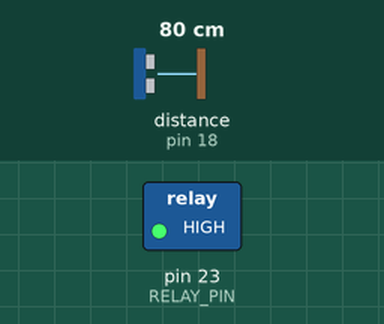
Simulated run of this sketch. Board: Arduino Mega 2560, built with avr-gcc and run on an emulated ATmega2560. Parts: switched loads named in the sketch (green lamp = pin HIGH). Wiring (inferred from the names in the program): ultrasonic range finder: trigger pin 5; echo pin 18. Inputs (shaded band) come from the test bench; at power-on: distance to the obstacle (sensor on pin 18) 80 cm. The echo pulse lasts 58.3 µs per cm; pins used as bus, display or sensor lines are not drawn; what the sketch prints to the serial monitor is not drawn.

Above: at 1.2 s.
1.3 s: distance to the obstacle (sensor on pin 18) set to 12 cm
2.8 s: distance to the obstacle (sensor on pin 18) set to 9 cm
At 3.3 s:
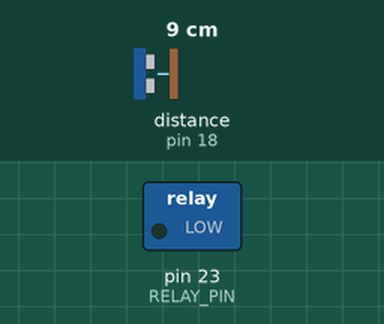
5.3 s: distance to the obstacle (sensor on pin 18) set to 18 cm
At 6.1 s:
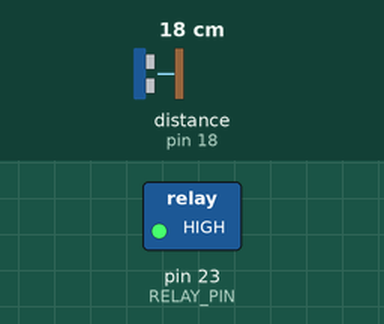
Timing chart, 0 to 8.3 s (numbered marks = the images above; inputs shaded):
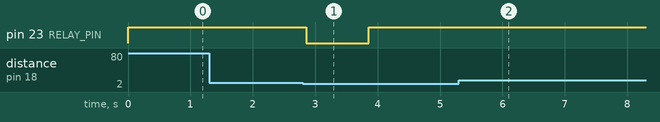

Measured:
- the behaviour switches between 11 and 10 cm on distance to the obstacle (sensor on pin 18) (found by bisection; images 0 and 1)
- after the input at 1.3 s, every drawn part: stays the same
- after the input at 2.8 s, pin 23 (RELAY_PIN): HIGH → LOW after 0.05 s, → HIGH 1.0 s later
- after the input at 5.3 s, pin 23 (RELAY_PIN): stops changing and stays HIGH

The sketch:

ESP_CODE.ino
```cpp
#define TRIG_PIN 5
#define ECHO_PIN 18
#define RELAY_PIN 23

long duration;
float distance;

void setup() {
  pinMode(TRIG_PIN, OUTPUT);
  pinMode(ECHO_PIN, INPUT);
  pinMode(RELAY_PIN, OUTPUT);

  digitalWrite(RELAY_PIN, HIGH); // Relay OFF (active LOW)
  Serial.begin(115200);
}

void loop() {
  // Send ultrasonic pulse
  digitalWrite(TRIG_PIN, LOW);
  delayMicroseconds(2);
  digitalWrite(TRIG_PIN, HIGH);
  delayMicroseconds(10);
  digitalWrite(TRIG_PIN, LOW);

  // Read echo time
  duration = pulseIn(ECHO_PIN, HIGH);

  // Calculate distance (cm)
  distance = duration * 0.034 / 2;

  Serial.print("Distance: ");
  Serial.println(distance);

  // If hand detected within 10 cm
  if (distance > 0 && distance < 10) {
    Serial.println("Hand Detected → Pump ON");

    digitalWrite(RELAY_PIN, LOW); // Pump ON
    delay(1000);                  // Dispense time

    digitalWrite(RELAY_PIN, HIGH); // Pump OFF
    delay(2000);                  // Avoid repeated triggering
  }

  delay(200);
}
```
